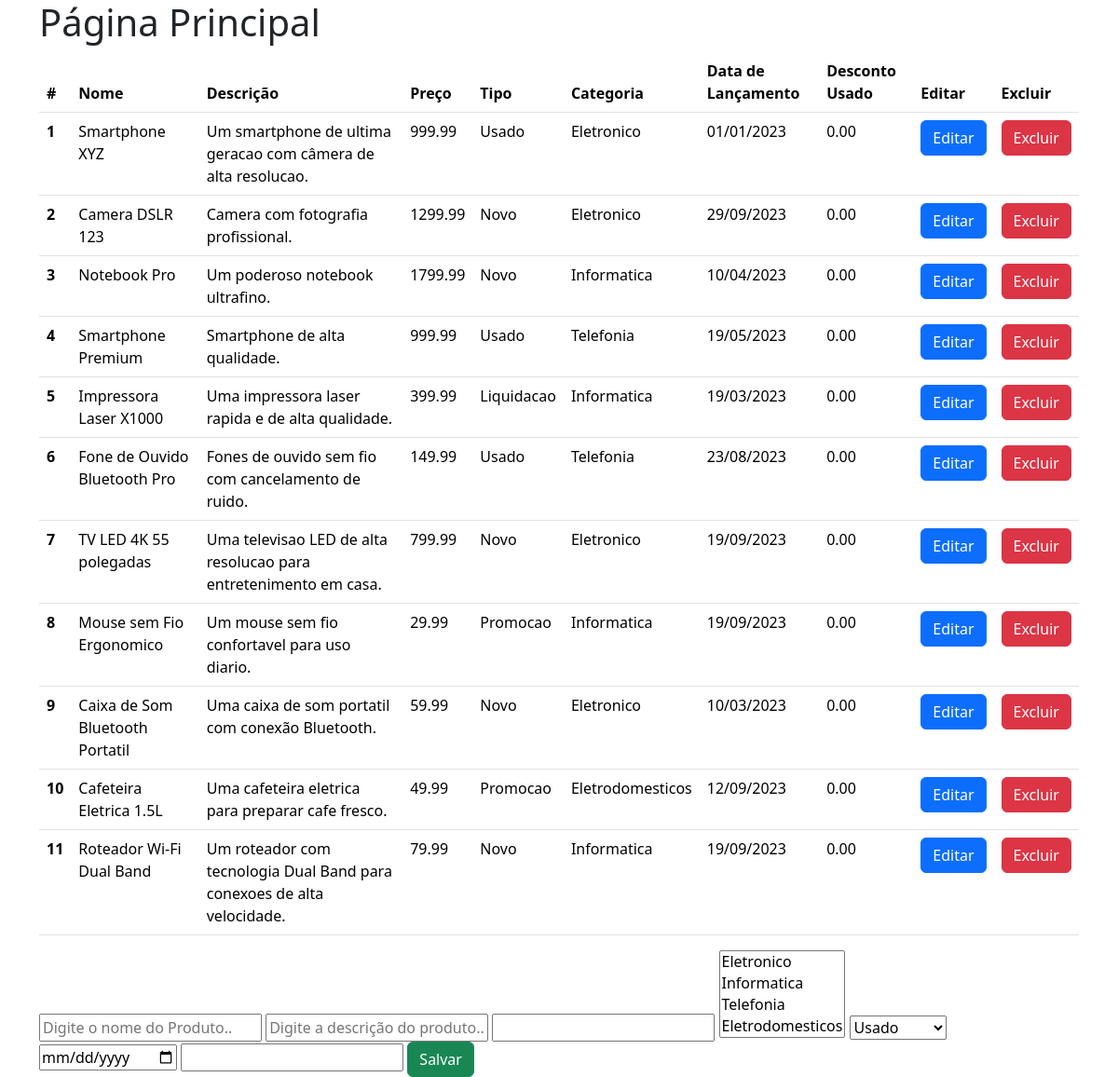
The app's page /sistema/produtos.php with its own data.
### tables this page shows
CREATE TABLE Produto (
    id INT(4) AUTO_INCREMENT PRIMARY KEY,
    nome VARCHAR(255) NOT NULL,
    descricao TEXT,
    preco DECIMAL(10, 2) NOT NULL,
    tipo ENUM('Novo', 'Usado', 'Promocao', 'Liquidacao', 'Outros') NOT NULL,
    categoria SET('Eletronico', 'Telefonia', 'Informatica', 'Eletrodomesticos', 'Acessorios', 'Outros') NOT NULL,
    data_lancamento DATE,
    desconto_usados DECIMAL(10, 2)
);

### sistema/produtos.php (the view, shortened to what this page needs)
<?php
    include 'conexao.php';
    $sql = $pdo->query("SELECT * FROM produto");
?>
<!DOCTYPE html>
<html lang="en">
<head>
    <link rel="stylesheet" href="https://cdn.jsdelivr.net/npm/bootstrap@5.3.8/dist/css/bootstrap.min.css">
</head>
<body>
    <div class="container">
        <h1>Página Principal</h1>
        <table class="table">
            <thead>
                <tr>
                    <th scope="col">#</th>
                    <th scope="col">Nome</th>
                    <th scope="col">Descrição</th>
                    <th scope="col">Preço</th>
                    <th scope="col">Tipo</th>
                    <th scope="col">Categoria</th>
                    <th scope="col">Data de Lançamento</th>
                    <th scope="col">Desconto Usado</th>
                    <th scope="col">Editar</th>
                    <th scope="col">Excluir</th>
                </tr>
            </thead>
            <tbody>
            <?php
                while($linha = $sql->fetch(PDO::FETCH_ASSOC)){
            ?>
                <tr>
                    <th scope="row"><?php echo $linha['id']?></th>
                    <td><?php echo $linha['nome']?></td>
                    <td><?php echo $linha['descricao'] ?></td>
                    <td><?php echo $linha['preco'] ?></td>
                    <td><?php echo $linha['tipo'] ?></td>
                    <td><?php echo $linha['categoria'] ?></td>
                    <td><?php
                        $partes = explode('-', $linha['data_lancamento']);
                        $data = "".$partes[2]."/".$partes[1]."/".$partes[0];
                        echo $data ?>
                    </td>
                    <td><?php echo $linha['desconto_usados'] ?></td>
                    <td><form action="editar.php" method="POST">
                        <button class="btn btn-primary" name="btnEditar"
                        value="<?php echo $linha['id'];?>">Editar</button>
                    </form></td>
                    <td><form action="excluir.php" method="POST">
                        <button class="btn btn-danger" name="btnExcluir"
                        value="<?php echo $linha['id'];?>">Excluir</button>
                    </form></td>
                </tr>
            <?php } ?>
            </tbody>
        </table>
        <form action="adicionar.php" method="POST">
            <input type="text" name="nome"
            placeholder="Digite o nome do Produto.." required>
            <input type="text" name="descricao"
            placeholder="Digite a descrição do produto.." required>
            <input type="number" name="preco"
            value="<?php echo $linha['preco']?>">
            <select name="categoria" id="categoria"  multiple>
                <option value="<?php echo $linha['categoria1']?>">Eletronico</option>
                <option value="<?php echo $linha['categoria2']?>">Informatica</option>
                <option value="<?php echo $linha['categoria3']?>">Telefonia</option>
                <option value="<?php echo $linha['categoria4']?>">Eletrodomesticos</option>
            </select>
            <select name="tipo" id="tipo"  >
                <option value="<?php echo $linha['tipo1']?>">Usado</option>
            </select>
            <input type="date" name="data"
            placeholder="Digite a data de lançamento do produto..">
            <input type="number" name="desconto_usados"
            value="<?php echo $linha['desconto_usados']?>">
            <input type="submit" value="Salvar" name="btnSalvar" class="btn btn-success">
        </form>
    </div>
</body>
</html>

### records on screen
produto: id "1", nome "Smartphone XYZ", descricao "Um smartphone de ultima geracao com câmera de alta resolucao.", preco "999.99", tipo "Usado", categoria "Eletronico", data_lancamento "01/01/2023", desconto_usados "0.00"
produto: id "2", nome "Camera DSLR 123", descricao "Camera com fotografia profissional.", preco "1299.99", tipo "Novo", categoria "Eletronico", data_lancamento "29/09/2023", desconto_usados "0.00"
produto: id "3", nome "Notebook Pro", descricao "Um poderoso notebook ultrafino.", preco "1799.99", tipo "Novo", categoria "Informatica", data_lancamento "10/04/2023", desconto_usados "0.00"
produto: id "4", nome "Smartphone Premium", descricao "Smartphone de alta qualidade.", preco "999.99", tipo "Usado", categoria "Telefonia", data_lancamento "19/05/2023", desconto_usados "0.00"
produto: id "5", nome "Impressora Laser X1000", descricao "Uma impressora laser rapida e de alta qualidade.", preco "399.99", tipo "Liquidacao", categoria "Informatica", data_lancamento "19/03/2023", desconto_usados "0.00"
produto: id "6", nome "Fone de Ouvido Bluetooth Pro", descricao "Fones de ouvido sem fio com cancelamento de ruido.", preco "149.99", tipo "Usado", categoria "Telefonia", data_lancamento "23/08/2023", desconto_usados "0.00"
produto: id "7", nome "TV LED 4K 55 polegadas", descricao "Uma televisao LED de alta resolucao para entretenimento em casa.", preco "799.99", tipo "Novo", categoria "Eletronico", data_lancamento "19/09/2023", desconto_usados "0.00"
produto: id "8", nome "Mouse sem Fio Ergonomico", descricao "Um mouse sem fio confortavel para uso diario.", preco "29.99", tipo "Promocao", categoria "Informatica", data_lancamento "19/09/2023", desconto_usados "0.00"
produto: id "9", nome "Caixa de Som Bluetooth Portatil", descricao "Uma caixa de som portatil com conexão Bluetooth.", preco "59.99", tipo "Novo", categoria "Eletronico", data_lancamento "10/03/2023", desconto_usados "0.00"
produto: id "10", nome "Cafeteira Eletrica 1.5L", descricao "Uma cafeteira eletrica para preparar cafe fresco.", preco "49.99", tipo "Promocao", categoria "Eletrodomesticos", data_lancamento "12/09/2023", desconto_usados "0.00"
produto: id "11", nome "Roteador Wi-Fi Dual Band", descricao "Um roteador com tecnologia Dual Band para conexoes de alta velocidade.", preco "79.99", tipo "Novo", categoria "Informatica", data_lancamento "19/09/2023", desconto_usados "0.00"
